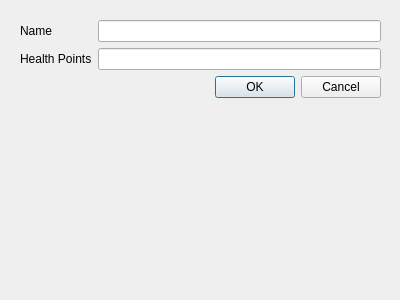
<?xml version="1.0" encoding="UTF-8"?>
<ui version="4.0">
 <class>DialogAgent</class>
 <widget class="QDialog" name="DialogAgent">
  <property name="geometry">
   <rect>
    <x>0</x>
    <y>0</y>
    <width>400</width>
    <height>300</height>
   </rect>
  </property>
  <property name="windowTitle">
   <string>New Character</string>
  </property>
  <widget class="QWidget" name="formLayoutWidget">
   <property name="geometry">
    <rect>
     <x>20</x>
     <y>20</y>
     <width>361</width>
     <height>141</height>
    </rect>
   </property>
   <layout class="QFormLayout" name="formLayout">
    <property name="fieldGrowthPolicy">
     <enum>QFormLayout::AllNonFixedFieldsGrow</enum>
    </property>
    <item row="0" column="0">
     <widget class="QLabel" name="label">
      <property name="text">
       <string>Name</string>
      </property>
     </widget>
    </item>
    <item row="0" column="1">
     <widget class="QLineEdit" name="lineEdit_agentNameBox"/>
    </item>
    <item row="1" column="0">
     <widget class="QLabel" name="label_2">
      <property name="text">
       <string>Health Points</string>
      </property>
     </widget>
    </item>
    <item row="1" column="1">
     <widget class="QLineEdit" name="lineEdit_agentHealthPoints"/>
    </item>
    <item row="2" column="1">
     <widget class="QDialogButtonBox" name="buttonBox">
      <property name="orientation">
       <enum>Qt::Horizontal</enum>
      </property>
      <property name="standardButtons">
       <set>QDialogButtonBox::Cancel|QDialogButtonBox::Ok</set>
      </property>
     </widget>
    </item>
   </layout>
  </widget>
 </widget>
 <resources/>
 <connections>
  <connection>
   <sender>buttonBox</sender>
   <signal>accepted()</signal>
   <receiver>DialogAgent</receiver>
   <slot>accept()</slot>
   <hints>
    <hint type="sourcelabel">
     <x>248</x>
     <y>254</y>
    </hint>
    <hint type="destinationlabel">
     <x>157</x>
     <y>274</y>
    </hint>
   </hints>
  </connection>
  <connection>
   <sender>buttonBox</sender>
   <signal>rejected()</signal>
   <receiver>DialogAgent</receiver>
   <slot>reject()</slot>
   <hints>
    <hint type="sourcelabel">
     <x>316</x>
     <y>260</y>
    </hint>
    <hint type="destinationlabel">
     <x>286</x>
     <y>274</y>
    </hint>
   </hints>
  </connection>
 </connections>
</ui>
